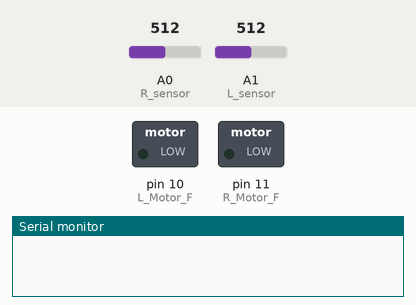
Bench run of a sketch on a simulated Arduino Uno, built with avr-gcc and run on an emulated ATmega328P. Parts: switched loads named in the sketch (green lamp = pin HIGH), the last lines printed to the serial monitor. The inputs (shaded band) are chosen by the test bench; at power-on: A0 (R_sensor) = 512, A1 (L_sensor) = 512.

Above: at 0.1 s.
At 1.1 s:
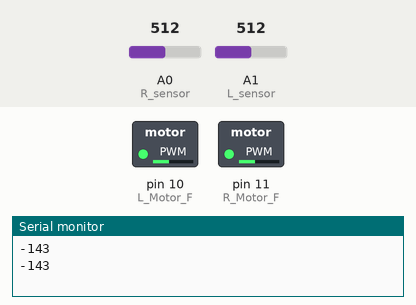
Timing chart, 0 to 2.6 s (numbered marks = the images above):
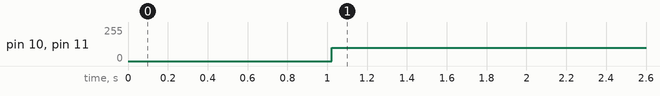

The sketch:

kadai7-kitei.ino
```cpp
#define ZERO      0
#define R_sensor  A0
#define L_sensor  A1
#define L_Motor_F 10
#define R_Motor_F 11
int R_threshold = 0;
int L_threshold = 0;
int i = ZERO;

int dValue = ZERO;
int sum1 = ZERO;
int sum2 = ZERO;
int ave1 = ZERO;
int ave2 = ZERO;

void setup(){
  pinMode(L_Motor_F,OUTPUT);
  pinMode(R_Motor_F,OUTPUT);
  pinMode(R_sensor,INPUT);
  pinMode(L_sensor,INPUT);

  Serial.begin(9600);
  R_Bluck();
  R_threshold = ave1 * 1.3;
  L_Bluck();
  L_threshold = ave2 * 1.3;
}

void loop() {
  if(analogRead(R_sensor) > R_threshold && analogRead(L_sensor) > L_threshold){
    straight();
  }

  else if(analogRead(R_sensor) > R_threshold && analogRead(L_sensor) <= L_threshold){
    R_senkai();
  }

  else if(analogRead(R_sensor) <= R_threshold && analogRead(L_sensor) > L_threshold){
    L_senkai();
  }
  else if(analogRead(R_sensor) < R_threshold && analogRead(L_sensor) < L_threshold){
    stop();
  }
  delay(100);
}

void R_Bluck(){
    delay(500);
    for(i=0;i<100;i++){
        dValue=analogRead(R_sensor);
        sum1+=dValue;
    }
    ave1 = sum1/i;
    Serial.println(ave1);
}

void L_Bluck(){
    delay(500);
    for(i=0;i<100;i++){
        dValue=analogRead(L_sensor);
        sum2+=dValue;
    }
    ave2= sum2/i;
    Serial.println(ave2);
}

void straight(){
  analogWrite(R_Motor_F,100);
  analogWrite(L_Motor_F,100);
}
void R_senkai(){
  analogWrite(R_Motor_F,0);
  analogWrite(L_Motor_F,255);
}
void L_senkai(){
  analogWrite(R_Motor_F,255);
  analogWrite(L_Motor_F,0);
}
void stop(){
  analogWrite(R_Motor_F,0);
  analogWrite(L_Motor_F,0);
}
```

Measured:
- by itself, pin 10 (L_Motor_F), pin 11 (R_Motor_F): 0/255 → 100/255 at 1.0 s
